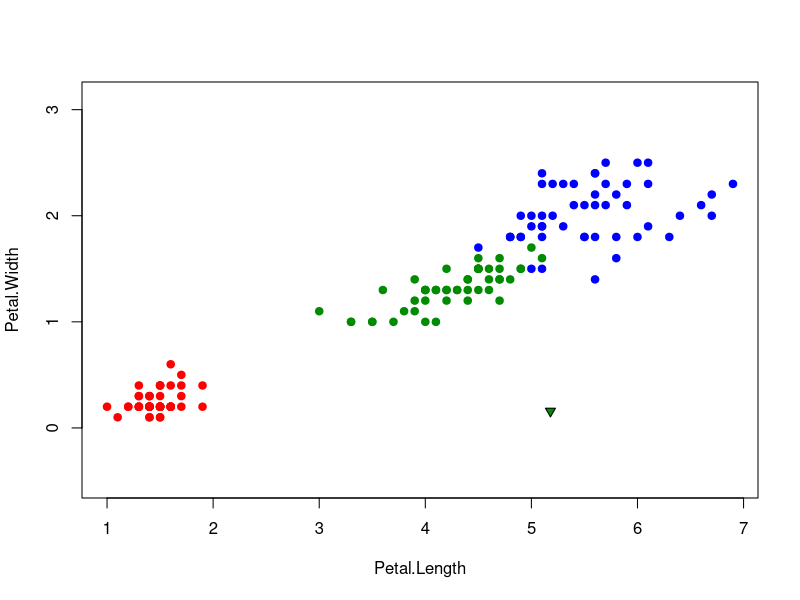

Source code (R):
distance <- function(u, v){
  return(sqrt(sum((u - v)^2)))
}

oneNN <- function(set, point){
  min_range <- 1000000000000
  ion <- 1
  
  for(i in 1:150){
    if (distance(set[i, 1:2], point) < min_range){
      min_range <- distance(set[i, 1:2], point)
      ion <- i
    }
  }
  
  return(ion)
}

colors <- c("setosa" = "red", "versicolor" = "green4", "virginica" = "blue")
plot(iris[, 3:4], pch = 21, bg = colors[iris$Species], col = colors[iris$Species], asp = 1)

point <- cbind(runif(1, 0, 7), runif(1, 0, 2.5))
train_set <- iris[, 3:5]
ind <- oneNN(train_set,point)
points(point[1], point[2], pch = 25, bg = colors[train_set[ind,3]], asp = 1)
